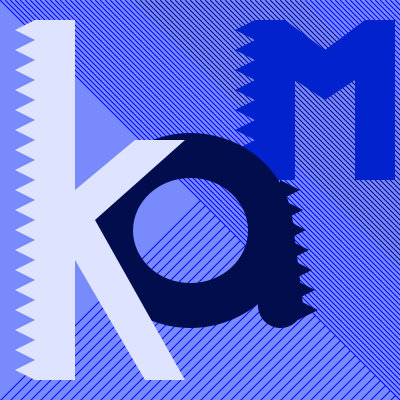
Frame 1 (no input)
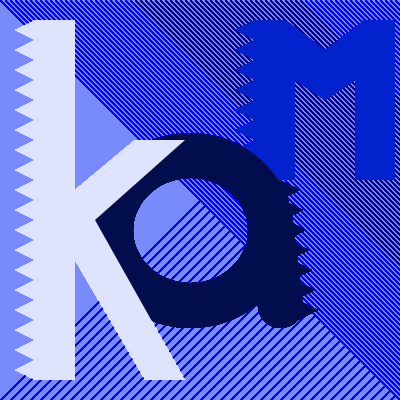
Frame 60 (the mouse pressed at the canvas centre just before this capture)
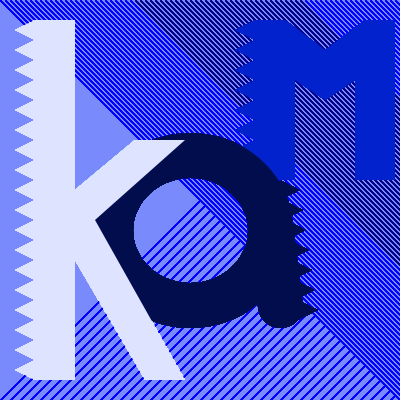
Frame 120 (the mouse held since frame 60 and released just before this capture)

The Processing sketch that drew these frames (run headless with seeded random() and noise(); from frame 60 on, the mouse is pressed at the canvas centre):

// Processing sketch: processing_37098
// ── processing_37098.pde

//homework 5
//copyright Kristen McConnell September 2011 Pittsburgh, PA 15221

//Background Line Group Variables
int x,y,x1,y1,deltax,deltax2,deltay1;

//Letter Variables
float a,b,wd,ht;
float elx,ely,wd2,ht2,lnx1,lny1,lnx2,lny2; //Letter a

//Triangle Variables
float xt1,yt1,xt2,yt2,yt3,deltaxt,deltayt;

void setup()
{
 size(400,400);
 smooth();
 background(120, 138, 252);
}

void draw()
{
 //Background Line Group 1
 strokeWeight(1);
 x = 0;
 y = 0;
 x1 = 400;
 y1 = 400;
 deltax = 5;
 deltay1 = 5;
 while (x < width)
 {
   if (x < width/3)
   {
     stroke(0,0,255);
   }
   else if (x > .75*width)
   {
     stroke(0,0,255);
   }
   else
   {
     stroke(2,0,137);
   }
   line(x,y,x1,y1);
   x = x + deltax;
   y1 = y1 - deltay1;
 }
 
 //Background Line Group 2
 x = 0;
 y = 400;
 x1 = 200;
 y1 = 200;
 deltax = 10;
 deltax2 = 5;
 deltay1 = 5;
 while (x < width)
 {
   line(x,y,x1,y1);
   x = x + deltax;
   x1 = x1 + deltax2;
   y1 = y1 + deltay1;
 }
 
 //Letter M
 a = 15;
 b = 0;
 wd = 400;
 ht = 400;
 noStroke();
 fill(2,34,206);
 beginShape();
   vertex(a + .6*wd, b + .05*ht);
   vertex(a + .675*wd, b + .05*ht);
   vertex(a + .775*wd, b + .125*ht);
   vertex(a + .875*wd, b + .05*ht);
   vertex(a + .95*wd, b + .05*ht);
   vertex(a + .95*wd, b + .45*ht);
   vertex(a + .85*wd, b + .45*ht);
   vertex(a + .85*wd, b + .2*ht);
   vertex(a + .775*wd, b + .25*ht);
   vertex(a + .7*wd, b + .2*ht);
   vertex(a + .7*wd, b + .45*ht);
   vertex(a + .6*wd, b + .45*ht);
   vertex(a + .6*wd, b + .05*ht);
endShape();

 //Letter M Triangle Decorations
 xt1 = 235;
 yt1 = 30;
 xt2 = 255;
 yt2 = 20;
 yt3 = 40;
 deltayt = 20;
 while (yt3 < height/2)
 {
   triangle(xt1,yt1,xt2,yt2,xt2,yt3);
   yt1 = yt1 + deltayt;
   yt2 = yt2 + deltayt;
   yt3 = yt3 + deltayt;
 }
 
 //Letter a
 elx = 190;
 ely = 230;
 lnx1 = 270;
 lny1 = 225;
 lnx2 = 280;
 lny2 = 305;
 wd2 = 160;
 ht2 = 150;
 noFill();
 stroke(1,13,77);
 strokeWeight(45);
 ellipse(elx, ely, wd2, ht2);
 line(lnx1,lny1,lnx2,lny2);

//Letter a Triangle Decorations
 noStroke();
 fill(1,13,77);
 xt1 = 300;
 yt1 = 190;
 xt2 = 280;
 yt2 = 180;
 yt3 = 200;
 deltayt = 20;
 deltaxt = 3;
 while (yt3 < .85*height)
 {
   triangle(xt1,yt1,xt2,yt2,xt2,yt3);
   xt1 = xt1 + deltaxt;
   yt1 = yt1 + deltayt;
   xt2 = xt2 + deltaxt;
   yt2 = yt2 + deltayt;
   yt3 = yt3 + deltayt;
 }

//Letter K
fill(222,227,255);
beginShape();
 vertex(a + .05*wd, b + .05*ht);
 vertex(a + .15*wd, b + .05*ht);
 vertex(a + .15*wd, b + .475*ht);
 vertex(a + .3*wd, b + .35*ht);
 vertex(a + .425*wd, b + .35*ht);
 vertex(a + .2*wd, b + .55*ht);
 vertex(a + .425*wd, b + .95*ht);
 vertex(a + .325*wd, b + .95*ht);
 vertex(a + .15*wd, b + .65*ht);
 vertex(a + .15*wd, b + .95*ht);
 vertex(a + .05*wd, b + .95*ht);
 vertex(a + .05*wd, b + .05*ht);
endShape();
 
 //Letter K Triangle Decorations
 xt1 = 15;
 yt1 = 30;
 xt2 = 35;
 yt2 = 20;
 yt3 = 40;
 deltayt = 20;
 while (yt3 < .975*height)
 {
   triangle(xt1,yt1,xt2,yt2,xt2,yt3);
   yt1 = yt1 + deltayt;
   yt2 = yt2 + deltayt;
   yt3 = yt3 + deltayt;
 }
}
